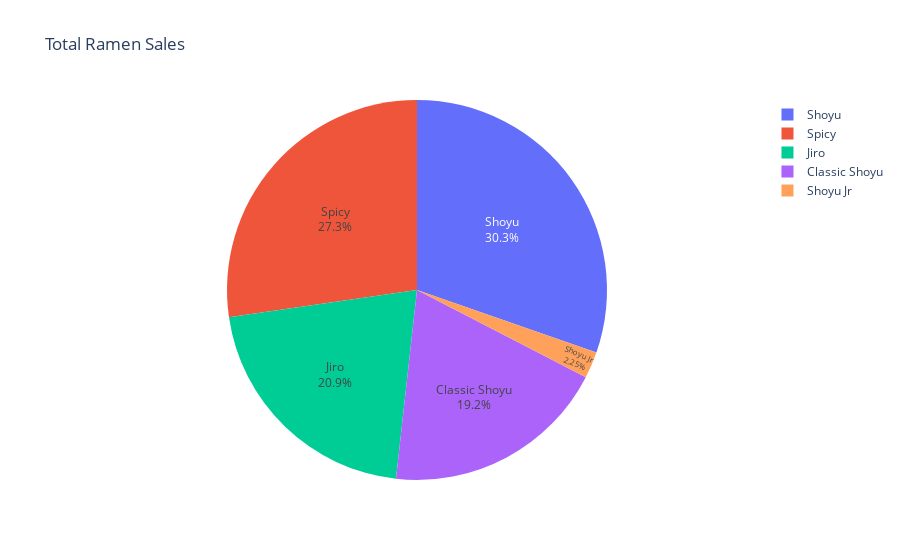

Notebook cell for this chart:
### Code cell
total_ramens = months.cumsum()
totals = total_ramens.loc[['Oct'], :]

totals = totals.melt()

fig = px.pie(totals, values='value', names='Product_Name', title='Total Ramen Sales', 
             hover_data='value', labels={'value': 'Total amount sold ', 'Product_Name': 'Product '})
fig.update_traces(textposition='inside', textinfo='percent+label')
fig.show()

### Figure 1 — Plotly figure (JSON) as saved in the notebook; plotly's stock layout.template omitted (floating-point values rounded to 4 significant figures)
{"data": [{"customdata": [[3064], [2756], [1936], [2115], [227]], "domain": {"x": [0, 1], "y": [0, 1]}, "hovertemplate": "Product =%{label}<br>Total amount sold =%{customdata[0]}<extra></extra>", "labels": ["Shoyu", "Spicy", "Classic Shoyu", "Jiro", "Shoyu Jr"], "legendgroup": "", "name": "", "showlegend": true, "textinfo": "percent+label", "textposition": "inside", "type": "pie", "values": [3064, 2756, 1936, 2115, 227]}], "layout": {"legend": {"tracegroupgap": 0}, "title": {"text": "Total Ramen Sales"}}}
